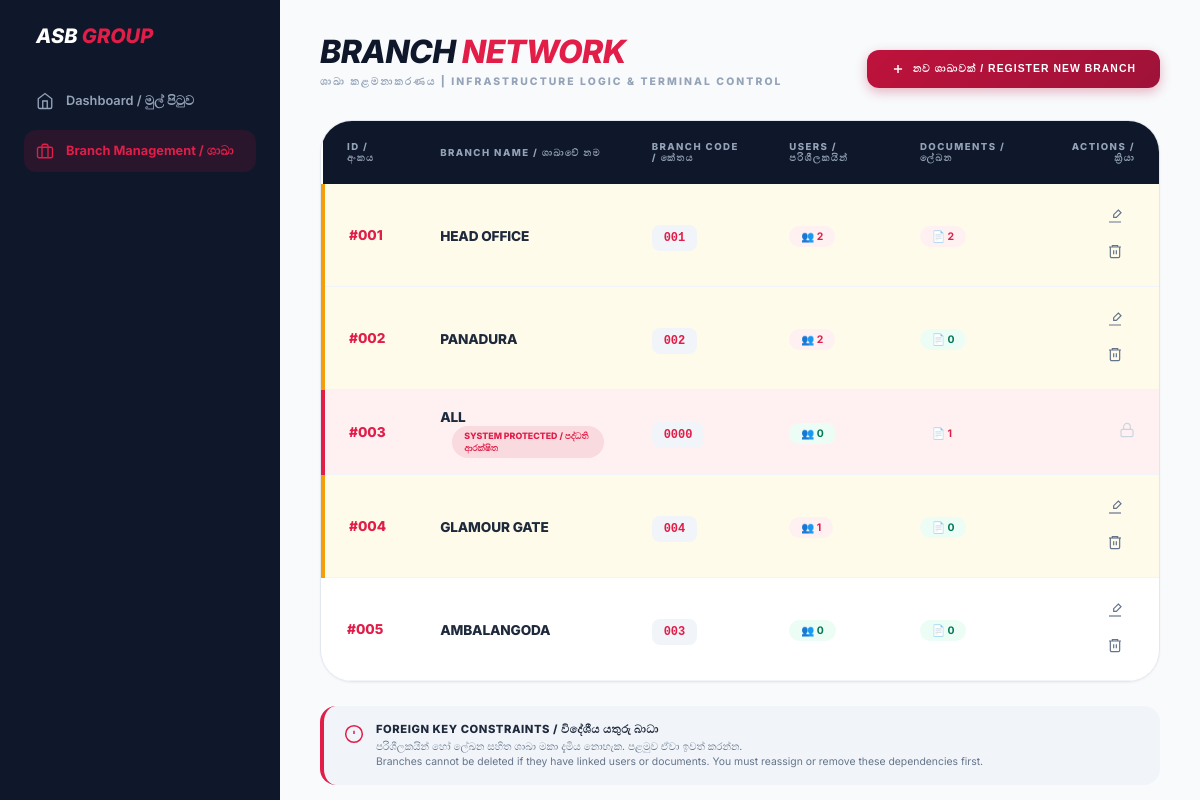
The page /branch_mgmt.php (signed in) on the database its author committed.
### tables this page shows
CREATE TABLE `branches` (
  `id` int(11) NOT NULL,
  `branch_name` varchar(100) NOT NULL,
  `branch_code` varchar(20) NOT NULL
);

### branch_mgmt.php (the view, shortened to what this page needs)
<?php
$conn = new mysqli("localhost", "root", "", "asb_file_system");
$conn->set_charset("utf8mb4");
$branch_query = "SELECT b.*,
                COUNT(DISTINCT u.id) as user_count,
                COUNT(DISTINCT d.id) as doc_count
                FROM branches b
                LEFT JOIN users u ON b.id = u.branch_id
                LEFT JOIN documents d ON b.id = d.branch_id
                GROUP BY b.id
                ORDER BY b.id ASC";
$branches = $conn->query($branch_query);
?>
<!DOCTYPE html>
<html lang="en">
<head>
    <link rel="stylesheet" href="css/branch-styles.css">
</head>
<body>
    <div class="app-container">
        <aside class="sidebar">
            <div class="sidebar-header">
                <h1 class="sidebar-title">ASB <span class="accent-text">GROUP</span></h1>
            </div>
            <nav class="sidebar-nav">
                <a href="dashboard.php" class="nav-link">
                    <svg width="18" height="18" viewBox="0 0 24 24" fill="none" stroke="currentColor" stroke-width="1.8">
                        <path d="M3 9l9-7 9 7v11a2 2 0 0 1-2 2H5a2 2 0 0 1-2-2z"/>
                        <polyline points="9 22 9 12 15 12 15 22"/>
                    </svg>
                    <span>Dashboard / මුල් පිටුව</span>
                </a>
                <a href="branch_mgmt.php" class="nav-link active">
                    <svg width="18" height="18" viewBox="0 0 24 24" fill="none" stroke="currentColor" stroke-width="1.8">
                        <rect x="2" y="7" width="20" height="14" rx="2" ry="2"/>
                        <path d="M16 21V5a2 2 0 0 0-2-2h-4a2 2 0 0 0-2 2v16"/>
                    </svg>
                    <span>Branch Management / ශාඛා</span>
                </a>
            </nav>
        </aside>
        <main class="main-content">
            <header class="content-header">
                <div>
                    <h2 class="page-title">Branch <span class="accent-text">Network</span></h2>
                    <p class="page-subtitle sinhala-text">ශාඛා කළමනාකරණය | Infrastructure Logic & Terminal Control</p>
                </div>
                <button id="openAddModal" class="btn-primary">
                    <svg width="14" height="14" viewBox="0 0 24 24" fill="none" stroke="currentColor" stroke-width="2.5">
                        <line x1="12" y1="5" x2="12" y2="19"/>
                        <line x1="5" y1="12" x2="19" y2="12"/>
                    </svg>
                    නව ශාඛාවක් / Register New Branch
                </button>
            </header>
            <div class="table-container animate-fadeIn">
                <table class="data-table">
                    <thead>
                        <tr>
                            <th>ID / අංකය</th>
                            <th>Branch Name / ශාඛාවේ නම</th>
                            <th>Branch Code / කේතය</th>
                            <th>Users / පරිශීලකයින්</th>
                            <th>Documents / ලේඛන</th>
                            <th class="text-right">Actions / ක්‍රියා</th>
                        </tr>
                    </thead>
                    <tbody>
                        <?php while($row = $branches->fetch_assoc()):
                            $has_constraints = ($row['user_count'] > 0 || $row['doc_count'] > 0);
                        ?>
                        <tr class="<?php echo ($row['id'] == 3) ? 'restricted-row' : ''; ?> <?php echo $has_constraints && $row['id'] != 3 ? 'has-constraints' : ''; ?>">
                            <td class="id-cell">#<?php echo str_pad($row['id'], 3, '0', STR_PAD_LEFT); ?></td>
                            <td>
                                <span class="branch-name sinhala-text"><?php echo htmlspecialchars($row['branch_name']); ?></span>
                                <?php if($row['id'] == 3): ?>
                                    <span class="protected-badge">System Protected / පද්ධති ආරක්ෂිත</span>
                                <?php endif; ?>
                            </td>
                            <td><code class="branch-code"><?php echo htmlspecialchars($row['branch_code']); ?></code></td>
                            <td class="constraint-cell">
                                <span class="constraint-badge <?php echo $row['user_count'] > 0 ? 'danger' : 'success'; ?>">
                                    👥 <?php echo $row['user_count']; ?>
                                </span>
                            </td>
                            <td class="constraint-cell">
                                <span class="constraint-badge <?php echo $row['doc_count'] > 0 ? 'danger' : 'success'; ?>">
                                    📄 <?php echo $row['doc_count']; ?>
                                </span>
                            </td>
                            <td class="text-right">
                                <?php if($row['id'] != 3): ?>
                                    <button class="action-btn edit-btn" onclick="editBranch(<?php echo $row['id']; ?>, '<?php echo addslashes($row['branch_name']); ?>', '<?php echo addslashes($row['branch_code']); ?>')" title="Edit / සංස්කරණය">
                                        <svg width="16" height="16" viewBox="0 0 24 24" fill="none" stroke="currentColor" stroke-width="1.8">
                                            <path d="M17 3l4 4-7 7H10v-4l7-7z"/>
                                            <path d="M3 21h18"/>
                                        </svg>
                                    </button>
                                    <button class="action-btn delete-btn" onclick="confirmPurge(<?php echo $row['id']; ?>, '<?php echo addslashes($row['branch_name']); ?>', <?php echo $row['user_count']; ?>, <?php echo $row['doc_count']; ?>)" title="Delete / මකන්න">
                                        <svg width="16" height="16" viewBox="0 0 24 24" fill="none" stroke="currentColor" stroke-width="1.8">
                                            <polyline points="3 6 5 6 21 6"/>
                                            <path d="M8 6V4h8v2"/>
                                            <path d="M19 6v14a2 2 0 0 1-2 2H7a2 2 0 0 1-2-2V6"/>
                                            <line x1="10" y1="11" x2="10" y2="17"/>
                                            <line x1="14" y1="11" x2="14" y2="17"/>
                                        </svg>
                                    </button>
                                <?php else: ?>
                                    <span class="locked-icon" title="Protected / ආරක්ෂිත">
                                        <svg width="16" height="16" viewBox="0 0 24 24" fill="none" stroke="currentColor" stroke-width="1.8">
                                            <rect x="3" y="11" width="18" height="11" rx="2" ry="2"/>
                                            <path d="M7 11V7a5 5 0 0 1 10 0v4"/>
                                        </svg>
                                    </span>
                                <?php endif; ?>
                            </td>
                        </tr>
                        <?php endwhile; ?>
                    </tbody>
                </table>
            </div>
            <div class="info-section">
                <div class="info-card">
                    <svg width="20" height="20" viewBox="0 0 24 24" fill="none" stroke="currentColor" stroke-width="1.8">
                        <circle cx="12" cy="12" r="10"/>
                        <line x1="12" y1="8" x2="12" y2="12"/>
                        <line x1="12" y1="16" x2="12.01" y2="16"/>
                    </svg>
                    <div>
                        <strong>Foreign Key Constraints / විදේශීය යතුරු බාධා</strong>
                        <p class="sinhala-text">පරිශීලකයින් හෝ ලේඛන සහිත ශාඛා මකා දැමිය නොහැක. පළමුව ඒවා ඉවත් කරන්න.</p>
                        <p>Branches cannot be deleted if they have linked users or documents. You must reassign or remove these dependencies first.</p>
                    </div>
                </div>
            </div>
        </main>
    </div>
</body>
</html>

### rows shown on the page
branches: id "001", branch_name "HEAD OFFICE", branch_code "001", user_count "2", doc_count "2"
branches: id "002", branch_name "PANADURA", branch_code "002", user_count "2", doc_count "0"
branches: id "003", branch_name "ALL", shows "SYSTEM PROTECTED / පද්ධති ආරක්ෂිත", branch_code "0000", user_count "0", doc_count "1"
branches: id "004", branch_name "GLAMOUR GATE", branch_code "004", user_count "1", doc_count "0"
branches: id "005", branch_name "AMBALANGODA", branch_code "003", user_count "0", doc_count "0"
